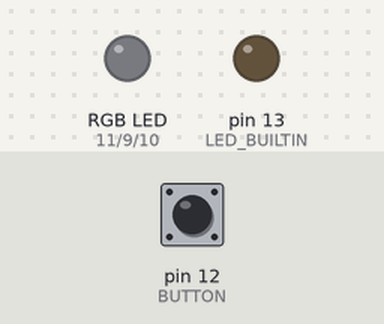
A sketch run on a simulated Arduino Uno, built with avr-gcc and run on an emulated ATmega328P. Shown: an RGB LED mixed from three pins (HIGH = lit), output pins drawn as LEDs (lit = HIGH). The inputs (shaded band) are chosen by the test bench; at power-on: pin 12 (BUTTON) HIGH. Dim RGB values are drawn brighter than linear.

Above: at 1.2 s.
1.3 s: pin 12 (BUTTON) pulled LOW for 0.15 s
At 1.45 s:
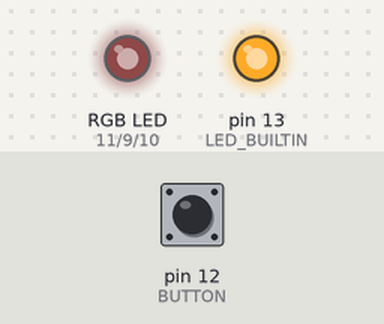
At 6.3 s:
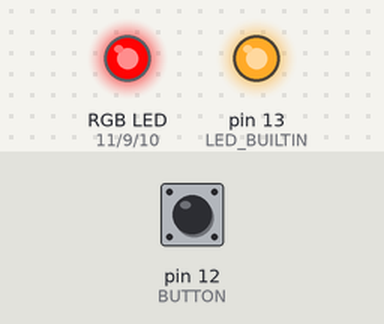
Timing chart, 0 to 13.3 s (numbered marks = the images above; inputs shaded):
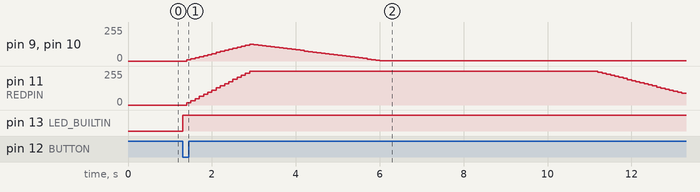

Measured:
- after the input at 1.3 s, pin 9 (GREENPIN), pin 10 (BLUEPIN): rises from 0/255 to 127/255 in 1.5 s, then falls to 3/255 in 3.1 s; pin 11 (REDPIN): rises from 0/255 to 255/255 in 1.5 s, then falls to 87/255 in 10.3 s; pin 13 (LED_BUILTIN): LOW → HIGH at once

The sketch:

dragonlights.ino
```cpp
#define GREENPIN  9
#define BLUEPIN   10
#define REDPIN    11
#define BUTTON    12

int buttonState = 0;

void setup() {
  pinMode(GREENPIN, OUTPUT);
  pinMode(BLUEPIN, OUTPUT);
  pinMode(REDPIN, OUTPUT);
  pinMode(LED_BUILTIN, OUTPUT);
  pinMode(BUTTON, INPUT_PULLUP);

  analogWrite(GREENPIN, 0);
  analogWrite(BLUEPIN, 0);
  analogWrite(REDPIN, 0);
}

void loop() {
  if(digitalRead(BUTTON) == LOW) {
    digitalWrite(LED_BUILTIN, HIGH);
    for (int i = 0; i <= 255; i += 16) {
      analogWrite(REDPIN, i);
      analogWrite(BLUEPIN, i / 2);
      analogWrite(GREENPIN, i / 2);
      delay(100);
    }

    for (int i = 255; i >= 0; i -= 8) {
      analogWrite(REDPIN, 255);
      analogWrite(BLUEPIN, i / 2);
      analogWrite(GREENPIN, i / 2);
      delay(100);
    }

    delay(5000);

    for (int i = 255; i >= 0; i -= 8) {
      analogWrite(REDPIN, i);
      delay(100);
    }

    analogWrite(GREENPIN, 0);
    analogWrite(BLUEPIN, 0);
    analogWrite(REDPIN, 0);
  }
  digitalWrite(LED_BUILTIN, LOW);
}
```
